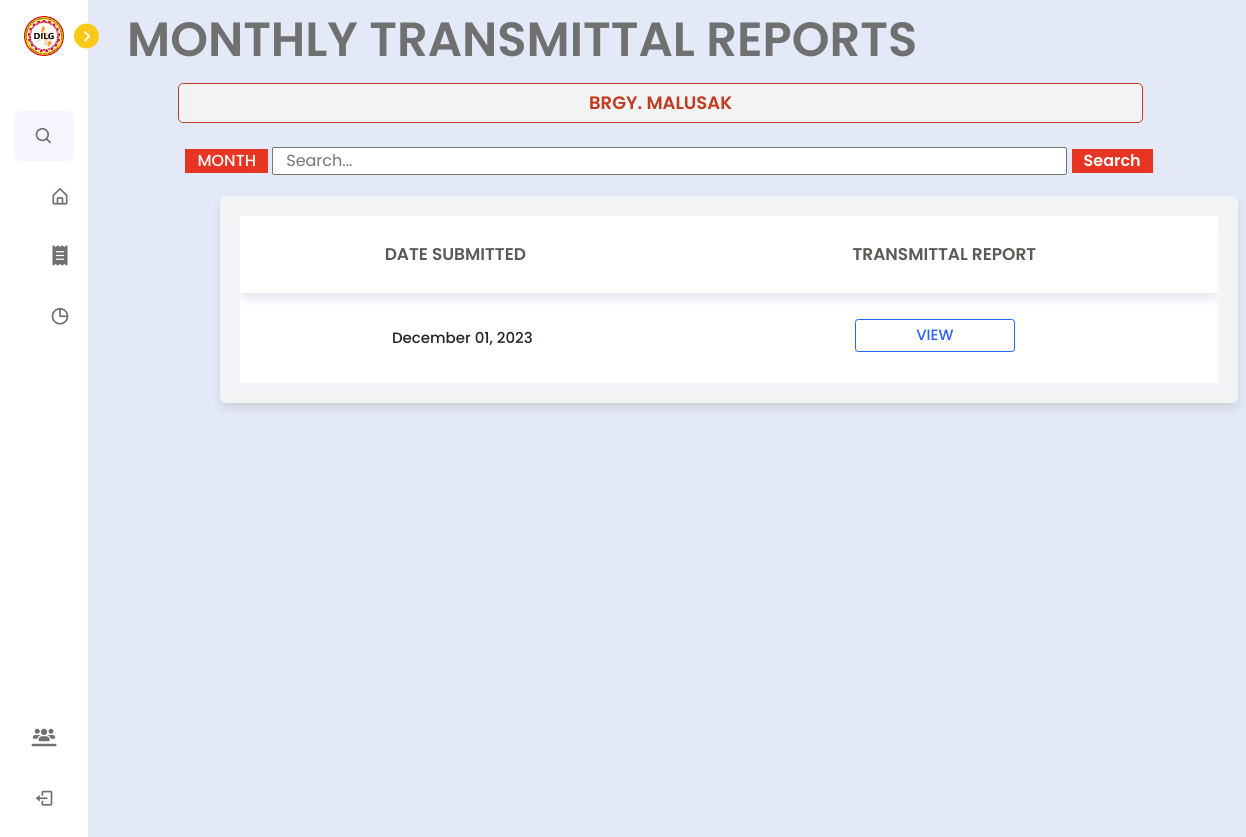
The app's page /dilg/monthly_reports.php?pb_id=24 (signed in), older data.
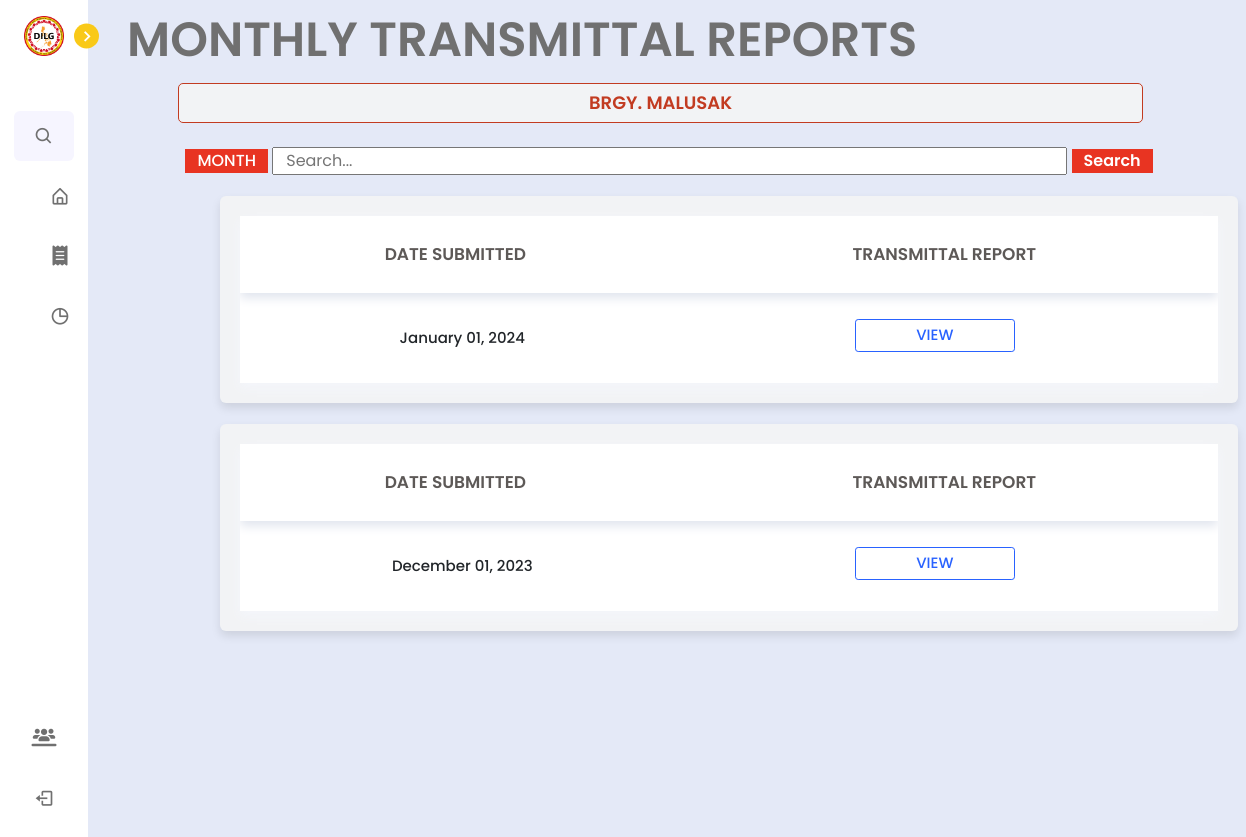
The same page, newer data.
### tables this page shows
CREATE TABLE `monthly_reports` (
  `monthlyReport_id` int(11) NOT NULL,
  `generate_report` varchar(50) DEFAULT NULL,
  `timestamp` timestamp NOT NULL DEFAULT current_timestamp(),
  `lupon_id` int(11) NOT NULL,
  `submitter_first_name` varchar(50) NOT NULL,
  `submitter_last_name` varchar(50) NOT NULL,
  `pb_id` int(11) NOT NULL
);

### dilg/monthly_reports.php (the view, shortened to what the changed rows need)
<?php
include '../config.php';
if (isset($_GET['pb_id'])) {
    $pbId = $_GET['pb_id'];
}
if (isset($_POST['submit_search'])) {
    $search_case = mysqli_real_escape_string($conn, $_POST['search_case']);
    $query = "SELECT pb.barangay AS barangay,
        mr.timestamp,
        mr.generate_report AS report,
        mr.lupon_id AS lupon_id  -- Add this line to include LUPON ID
        FROM `monthly_reports` AS mr
        INNER JOIN `pb_accounts` AS pb ON mr.pb_id = pb.pb_id
        WHERE pb.pb_id = '$pbId'
        AND mr.generate_report LIKE '%$search_case%'
        ORDER BY mr.timestamp DESC";
} else {
    $query = "SELECT pb.barangay AS barangay,
        mr.timestamp,
        mr.generate_report AS report,
        mr.lupon_id AS lupon_id  -- Add this line to include LUPON ID
        FROM `monthly_reports` AS mr
        INNER JOIN `pb_accounts` AS pb ON mr.pb_id = pb.pb_id
        WHERE pb.pb_id = '$pbId'
        ORDER BY mr.timestamp DESC";
}
$result = mysqli_query($conn, $query);
?>
<!DOCTYPE html>
<html lang="en">
<head>
    <link href='https://unpkg.com/boxicons@2.1.1/css/boxicons.min.css' rel='stylesheet'>
    <link rel="stylesheet" href="https://cdnjs.cloudflare.com/ajax/libs/font-awesome/6.4.2/css/all.min.css" />
    <link rel="stylesheet" href="../node_modules/bootstrap/dist/css/bootstrap.min.css">
    <link rel="stylesheet" href="../css/dilg.css">
    <link rel="stylesheet" href="../css/lupon_home.css">
    <link rel="stylesheet" href="../css/incidentform.css">
    <link rel="stylesheet" href="../css/lupon.css">
</head>
<body>
    <section class="home">
    <h1 style="margin-left: 1%; margin-top: -2.3%; display: flex; font-size: 48px;">MONTHLY TRANSMITTAL REPORTS</h1>
<?php
if (mysqli_num_rows($result) == 0) {
    echo '<div class="text-box">No Monthly Transmittal Reports Found</div>';
} else {
        while ($row = mysqli_fetch_assoc($result)) {
            $dateSubmitted = $row['timestamp'];
            $formattedDate = date("F d, Y", strtotime($dateSubmitted));
            $transmittalReport = $row['report'];
            echo '<div class="container" style="margin-top: 1.8%;">';
            echo '<table>';
            echo '<thead>';
            echo '<tr>';
            echo '<th>DATE SUBMITTED</th>';
            echo '<th>TRANSMITTAL REPORT</th>';
            echo '</tr>';
            echo '</thead>';
            echo '<tbody>';
            echo '<tr>';
            echo '<td>' . $formattedDate . '</td>';
            if (!empty($transmittalReport)) {
                echo '<td><a href="../tcpdf/monthly_report.php?pb_id=' . urlencode($pbId) . '&date_submitted=' . urlencode($dateSubmitted) . '" style="text-decoration: none;"><span class="generate">VIEW</span></a></td>';
            } else {
        echo '<td></td>';
    }
            echo '</tr>';
            echo '</tbody>';
            echo '</table>';
            echo '</div>';
        }
    }
        ?>
    </section>
</body>
</html>

Row changes from the older to the newer data that the page shows:
added monthly_reports: timestamp "January 01, 2024"
